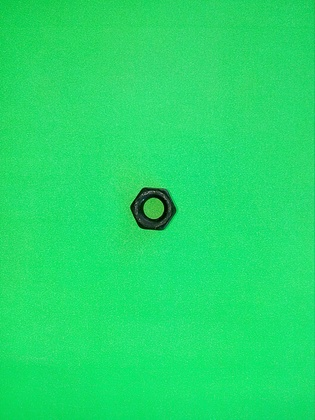
%> input picture 2_Segmentacion_imagen/tue00.jpg, 315 x 420 px, shrunk from 2448 x 3264 before the run
$ octave segmentacion_y_morfologia.m   (GNU Octave 9; MATLAB toolbox functions it lacks are replaced by stand-ins)
%> lines starting %> are read from the running program, lines starting %| are printed output that depends on the picture; in (x1, y1, x2, y2) boxes, pixels count from 0 and x2, y2 are one past the last pixel; in counts of white or black regions, pixels touching at a corner belong together; the program's own positions count from 1
    %% Segmentación
    %Electiva: Procesamiento de imágenes
    %% Limpiando el espacio de trabajo
    close all;
    clc;
    clear all;
    %% Lectura de imagen RGB y transformación a escala de gris.
    %Imagen en RGB

    imageArrays = ["tue00.jpg","tue09.jpg","tue14.jpg","tue24.jpg","tue34.jpg","tue35.jpg"];
    n = numel(imageArrays);

    for i=1:n
        imagenRGB = imread(imageArrays(i));
%> imagenRGB is the input picture: size 420x315x3 uint8; mean R, G, B 34.3, 220.3, 107.5
        greenChannel = imagenRGB(:, :, 2);
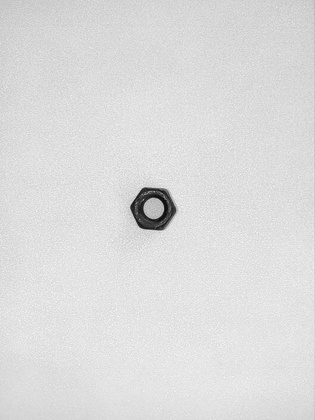
%> greenChannel: size 420x315 uint8; min 10, max 255, mean 220.3
        I = imhist(greenChannel); %Histograma
%> I = 256 values, max 7196 at index 225, min 0 at index 1, mean 516.8
        level = 125 / 256;
        binaryImg = uint8(~imbinarize(greenChannel, level)) * 255;
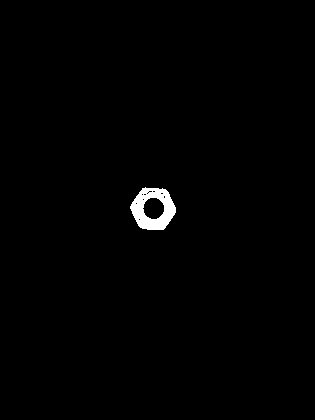
%> binaryImg: size 420x315 uint8; 0.86% white; 1 white region, box (x1, y1, x2, y2) and area: (130, 187, 176, 230) 1134
%> this loop made 4 passes; what is shown inside it comes from the first


        %Mostrar imagen
        figure(i), subplot(2,2,1), imshow(imagenRGB), title('Imagen original RGB')
        figure(i), subplot(2,2,2), imshow(greenChannel), title('Imagen en el canal Verde')
        figure(i), subplot(2,2,3), plot(I), title('histograma')
        figure(i), subplot(2,2,4), imshow(binaryImg), title('Segmento con Umbral Manual')
%> after `title('Segmento con Umbral Manual')`:
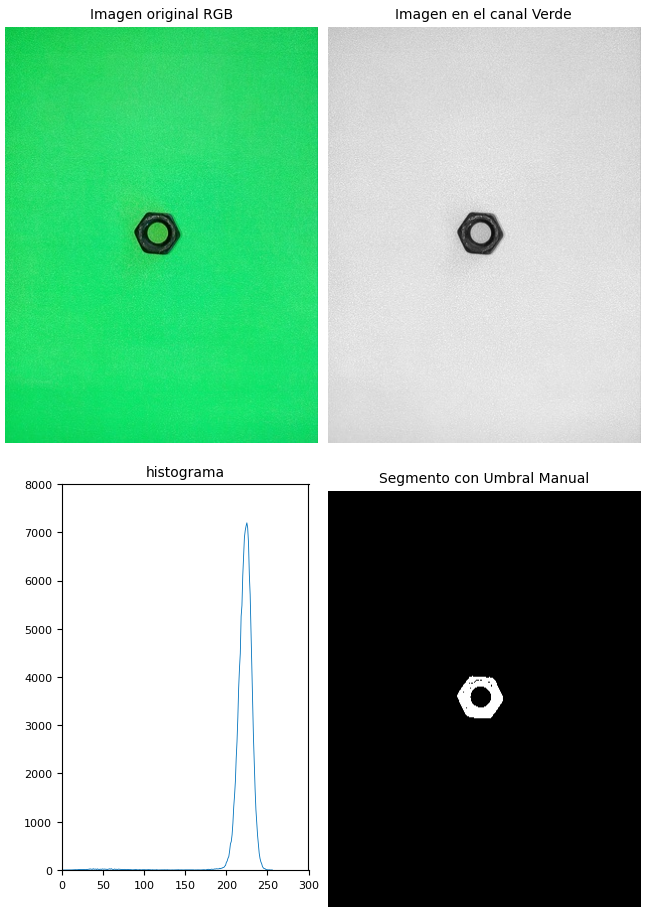
%> figure redrawn from the program's plot data, 4 panels

        %% morfológia Matemática
        se1 = strel('square', 5);    %Cuadrado de lado 5
        se2 = strel('line', 10, 30); %Linea de  long 10 y ángulo 30
        se3 = strel('disk', 15);     %Disco de radio 15
        se4 = strel('ball', 15, 5);  %Circulo/bola de radio 15 y alto 5
        seArray = [se1,se2,se3,se4];

        if(i == 1)

            %morfológia Matemática
            for j=1:4
                D = imdilate(binaryImg,seArray(j)); %Dilatación
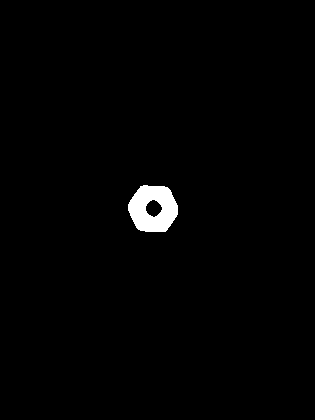
%> D: size 420x315 uint8; 1.3% white; 1 white region, box (x1, y1, x2, y2) and area: (128, 185, 178, 232) 1675
                E = imerode(binaryImg, seArray(j) );  %Erosión
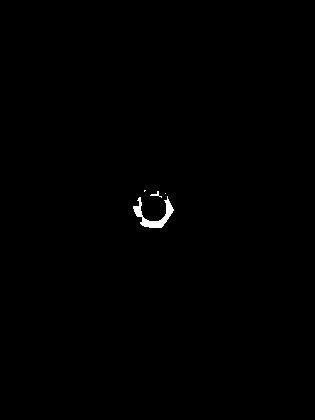
%> E: size 420x315 uint8; 0.34% white; 4 white regions (2 under 20 px), largest, box (x1, y1, x2, y2) and area: (133, 196, 174, 228) 413, (150, 191, 162, 198) 27
                A = imopen(binaryImg,  seArray(j));   %Apertura
%> A: size 420x315 uint8; 0.76% white; 1 white region, box (x1, y1, x2, y2) and area: (131, 188, 176, 230) 1012
                C = imclose(binaryImg, seArray(j));  %Cierre
%> C: size 420x315 uint8; 0.87% white; 1 white region, box (x1, y1, x2, y2) and area: (130, 187, 176, 230) 1155

                figure(6+j), subplot(2,2,1), imshow(D),title('Dilatación')
                figure(6+j), subplot(2,2,2), imshow(E),title('Erosión')
                figure(6+j), subplot(2,2,3), imshow(A),title('Apertura')
                figure(6+j), subplot(2,2,4), imshow(C),title('Cierre')

                %rellenado de huecos
                if(j == 2)
                    binh_fill = imfill(C, 'holes');
                    figure(11), imshow(binh_fill), title('Llenado de huecos plano morfológico Line')


                    %% Esqueletización y conteo de puntas
                    BW_esquel = bwmorph(C,'skel',Inf);
                    figure(12), imshow(BW_esquel), title('Esqueletización')


                    %% Conteo de puntas
                    BW_puntas = bwmorph(BW_esquel,'endpoints',Inf);
                    num_puntas = size(find(BW_puntas>0),1);
                end
            end
        end


        %% morfológia Matemática Tuercas
        if(i == 4)

            %morfológia Matemática Tuercas
            for f=1:4
                DT = imdilate(binaryImg,seArray(f)); %Dilatación
                ET = imerode(binaryImg, seArray(f) );  %Erosión
                AT = imopen(binaryImg,  seArray(f));   %Apertura
                CT = imclose(binaryImg, seArray(f));  %Cierre

                figure(12+f), subplot(2,2,1), imshow(DT),title('Dilatación')
                figure(12+f), subplot(2,2,2), imshow(ET),title('Erosión')
                figure(12+f), subplot(2,2,3), imshow(AT),title('Apertura')
                figure(12+f), subplot(2,2,4), imshow(CT),title('Cierre')

                %rellenado de huecos LINEA
                if(f == 2)
                    binh_fillT = imfill(ET, 'holes');
                    figure(19), imshow(binh_fillT), title('Llenado de huecos plano morfológico Line')


                    %% Esqueletización y conteo de puntas
                    BW_esquelT = bwmorph(ET,'skel',Inf);
                    figure(20), imshow(BW_esquelT), title('Esqueletización')


                    %% Conteo de puntas
                    BW_puntasT = bwmorph(BW_esquelT,'endpoints',Inf);
                    num_puntasT = size(find(BW_puntasT>0),1);
                end
            end
        end

    end
%> pass 2 of the loop `for i=1:n`:
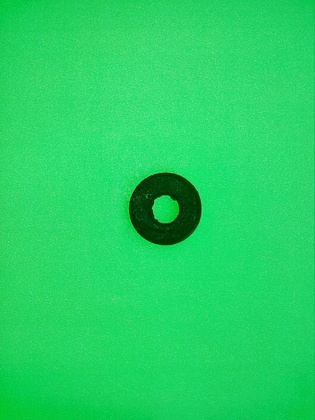
%> input picture 2_Segmentacion_imagen/tue09.jpg, 315 x 420 px, shrunk from 2448 x 3264 before the run
%> imagenRGB is the input picture: size 420x315x3 uint8; mean R, G, B 36.9, 209.9, 100.2
%> I = 256 values, max 6556 at index 216, min 0 at index 1, mean 516.8
%> `binaryImg = uint8(~imbinarize(greenChannel, level)) * 255;`:
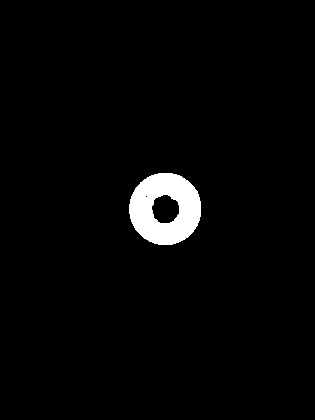
%> binaryImg: size 420x315 uint8; 2.7% white; 1 white region, box (x1, y1, x2, y2) and area: (129, 173, 201, 245) 3535
%> `title('Segmento con Umbral Manual')`:
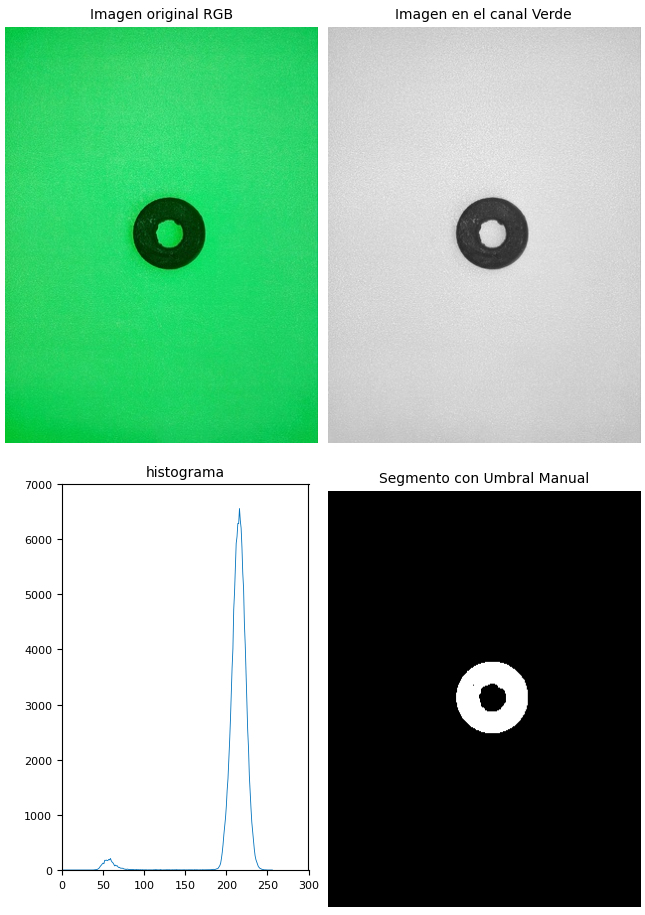
%> figure redrawn from the program's plot data, 4 panels
%> (the run ends here)
